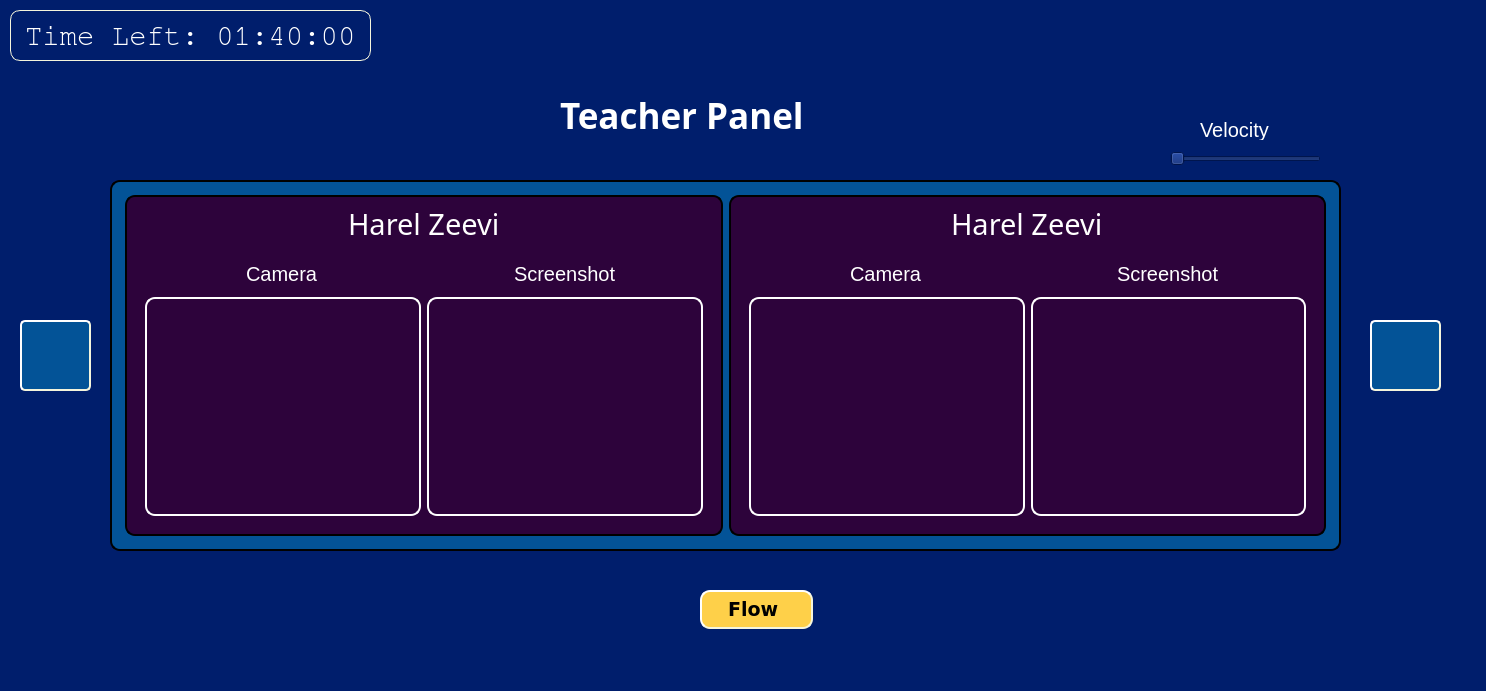
<?xml version="1.0" encoding="UTF-8"?>
<ui version="4.0">
 <class>Form</class>
 <widget class="QWidget" name="Form">
  <property name="geometry">
   <rect>
    <x>0</x>
    <y>0</y>
    <width>1486</width>
    <height>691</height>
   </rect>
  </property>
  <property name="windowTitle">
   <string>Form</string>
  </property>
  <property name="styleSheet">
   <string notr="true">background-color:#001E6C;</string>
  </property>
  <widget class="QLabel" name="label_3">
   <property name="geometry">
    <rect>
     <x>560</x>
     <y>90</y>
     <width>301</width>
     <height>51</height>
    </rect>
   </property>
   <property name="font">
    <font>
     <family>Sitka Text</family>
     <pointsize>26</pointsize>
     <weight>75</weight>
     <bold>true</bold>
     <underline>false</underline>
    </font>
   </property>
   <property name="styleSheet">
    <string notr="true">color: white;</string>
   </property>
   <property name="text">
    <string>Teacher Panel</string>
   </property>
  </widget>
  <widget class="QFrame" name="frame_55">
   <property name="geometry">
    <rect>
     <x>110</x>
     <y>180</y>
     <width>1231</width>
     <height>371</height>
    </rect>
   </property>
   <property name="styleSheet">
    <string notr="true">QFrame{
	border-style: outset;
	border-width: 2px;
	border-radius: 10px;
	border-color: black;
	padding: 4px;	
	background-color: #035397;
	botder: 1px solid white;
}</string>
   </property>
   <property name="frameShape">
    <enum>QFrame::StyledPanel</enum>
   </property>
   <property name="frameShadow">
    <enum>QFrame::Raised</enum>
   </property>
   <layout class="QGridLayout" name="gridLayout">
    <item row="0" column="1">
     <widget class="QFrame" name="frame_7">
      <property name="styleSheet">
       <string notr="true">background-color: #2D033B;
color: white;
padding: 0px;
margin: 0px;</string>
      </property>
      <property name="frameShape">
       <enum>QFrame::StyledPanel</enum>
      </property>
      <property name="frameShadow">
       <enum>QFrame::Raised</enum>
      </property>
      <layout class="QVBoxLayout" name="verticalLayout_4">
       <item alignment="Qt::AlignHCenter">
        <widget class="QLabel" name="label_11">
         <property name="maximumSize">
          <size>
           <width>16777215</width>
           <height>35</height>
          </size>
         </property>
         <property name="font">
          <font>
           <family>aakar</family>
           <pointsize>22</pointsize>
          </font>
         </property>
         <property name="styleSheet">
          <string notr="true">border: 0px;
padding: 0px;</string>
         </property>
         <property name="text">
          <string>Harel Zeevi</string>
         </property>
        </widget>
       </item>
       <item>
        <widget class="QFrame" name="frame_9">
         <property name="styleSheet">
          <string notr="true">border: 0px;
background-color: #2D033B;
color: white;
padding: 0px;
margin: 0px;</string>
         </property>
         <property name="frameShape">
          <enum>QFrame::StyledPanel</enum>
         </property>
         <property name="frameShadow">
          <enum>QFrame::Raised</enum>
         </property>
         <layout class="QGridLayout" name="gridLayout_5">
          <item row="2" column="1">
           <widget class="QFrame" name="frame_43">
            <property name="styleSheet">
             <string notr="true">border: 2px solid white;</string>
            </property>
            <property name="frameShape">
             <enum>QFrame::StyledPanel</enum>
            </property>
            <property name="frameShadow">
             <enum>QFrame::Raised</enum>
            </property>
           </widget>
          </item>
          <item row="1" column="0" alignment="Qt::AlignHCenter">
           <widget class="QLabel" name="label_12">
            <property name="maximumSize">
             <size>
              <width>16777215</width>
              <height>35</height>
             </size>
            </property>
            <property name="font">
             <font>
              <pointsize>15</pointsize>
             </font>
            </property>
            <property name="styleSheet">
             <string notr="true">border: 0px;
padding: 0px;</string>
            </property>
            <property name="text">
             <string>Camera</string>
            </property>
           </widget>
          </item>
          <item row="2" column="0">
           <widget class="QFrame" name="frame_44">
            <property name="styleSheet">
             <string notr="true">border: 2px solid white;</string>
            </property>
            <property name="frameShape">
             <enum>QFrame::StyledPanel</enum>
            </property>
            <property name="frameShadow">
             <enum>QFrame::Raised</enum>
            </property>
           </widget>
          </item>
          <item row="1" column="1" alignment="Qt::AlignHCenter">
           <widget class="QLabel" name="label_13">
            <property name="maximumSize">
             <size>
              <width>16777215</width>
              <height>35</height>
             </size>
            </property>
            <property name="font">
             <font>
              <family>Ubuntu</family>
              <pointsize>15</pointsize>
             </font>
            </property>
            <property name="styleSheet">
             <string notr="true">border: 0px;
padding: 0px;</string>
            </property>
            <property name="text">
             <string>Screenshot</string>
            </property>
           </widget>
          </item>
         </layout>
        </widget>
       </item>
      </layout>
     </widget>
    </item>
    <item row="0" column="0">
     <widget class="QFrame" name="frame_5">
      <property name="styleSheet">
       <string notr="true">background-color: #2D033B;
color: white;
padding: 0px;
margin: 0px;</string>
      </property>
      <property name="frameShape">
       <enum>QFrame::StyledPanel</enum>
      </property>
      <property name="frameShadow">
       <enum>QFrame::Raised</enum>
      </property>
      <layout class="QVBoxLayout" name="verticalLayout_2">
       <item alignment="Qt::AlignHCenter">
        <widget class="QLabel" name="label_7">
         <property name="maximumSize">
          <size>
           <width>16777215</width>
           <height>35</height>
          </size>
         </property>
         <property name="font">
          <font>
           <family>aakar</family>
           <pointsize>22</pointsize>
          </font>
         </property>
         <property name="styleSheet">
          <string notr="true">border: 0px;
padding: 0px;</string>
         </property>
         <property name="text">
          <string>Harel Zeevi</string>
         </property>
        </widget>
       </item>
       <item>
        <widget class="QFrame" name="frame_6">
         <property name="styleSheet">
          <string notr="true">border: 0px;
background-color: #2D033B;
color: white;
padding: 0px;
margin: 0px;</string>
         </property>
         <property name="frameShape">
          <enum>QFrame::StyledPanel</enum>
         </property>
         <property name="frameShadow">
          <enum>QFrame::Raised</enum>
         </property>
         <layout class="QGridLayout" name="gridLayout_3">
          <item row="2" column="1">
           <widget class="QFrame" name="frame_39">
            <property name="styleSheet">
             <string notr="true">border: 2px solid white;</string>
            </property>
            <property name="frameShape">
             <enum>QFrame::StyledPanel</enum>
            </property>
            <property name="frameShadow">
             <enum>QFrame::Raised</enum>
            </property>
           </widget>
          </item>
          <item row="1" column="0" alignment="Qt::AlignHCenter">
           <widget class="QLabel" name="label_6">
            <property name="maximumSize">
             <size>
              <width>16777215</width>
              <height>35</height>
             </size>
            </property>
            <property name="font">
             <font>
              <pointsize>15</pointsize>
             </font>
            </property>
            <property name="styleSheet">
             <string notr="true">border: 0px;
padding: 0px;</string>
            </property>
            <property name="text">
             <string>Camera</string>
            </property>
           </widget>
          </item>
          <item row="2" column="0">
           <widget class="QFrame" name="frame_40">
            <property name="styleSheet">
             <string notr="true">border: 2px solid white;</string>
            </property>
            <property name="frameShape">
             <enum>QFrame::StyledPanel</enum>
            </property>
            <property name="frameShadow">
             <enum>QFrame::Raised</enum>
            </property>
           </widget>
          </item>
          <item row="1" column="1" alignment="Qt::AlignHCenter">
           <widget class="QLabel" name="label_5">
            <property name="maximumSize">
             <size>
              <width>16777215</width>
              <height>35</height>
             </size>
            </property>
            <property name="font">
             <font>
              <family>Ubuntu</family>
              <pointsize>15</pointsize>
             </font>
            </property>
            <property name="styleSheet">
             <string notr="true">border: 0px;
padding: 0px;</string>
            </property>
            <property name="text">
             <string>Screenshot</string>
            </property>
           </widget>
          </item>
         </layout>
        </widget>
       </item>
      </layout>
     </widget>
    </item>
   </layout>
  </widget>
  <widget class="QLabel" name="label_37">
   <property name="geometry">
    <rect>
     <x>10</x>
     <y>10</y>
     <width>361</width>
     <height>51</height>
    </rect>
   </property>
   <property name="font">
    <font>
     <family>FreeMono</family>
     <pointsize>22</pointsize>
     <weight>50</weight>
     <bold>false</bold>
     <underline>false</underline>
    </font>
   </property>
   <property name="styleSheet">
    <string notr="true">color: beige;
border: 1px solid beige;
padding: 6px;
color: white;
border-radius: 10px;</string>
   </property>
   <property name="text">
    <string>Time Left: 01:40:00</string>
   </property>
  </widget>
  <widget class="QPushButton" name="next_btn">
   <property name="geometry">
    <rect>
     <x>1370</x>
     <y>320</y>
     <width>71</width>
     <height>71</height>
    </rect>
   </property>
   <property name="font">
    <font>
     <pointsize>13</pointsize>
    </font>
   </property>
   <property name="layoutDirection">
    <enum>Qt::LeftToRight</enum>
   </property>
   <property name="autoFillBackground">
    <bool>false</bool>
   </property>
   <property name="styleSheet">
    <string notr="true">QPushButton{
	background-color: #035397;
	border-style: outset;
	border-width: 2px;
	border-radius:5px;
	border-color: beige;
	padding: 0px;
}
QPushButton:hover{
	background-color: #7289DA;
}</string>
   </property>
   <property name="text">
    <string/>
   </property>
   <property name="icon">
    <iconset resource="../res.qrc">
     <normaloff>:/icons/icons/next.png</normaloff>:/icons/icons/next.png</iconset>
   </property>
   <property name="iconSize">
    <size>
     <width>170</width>
     <height>170</height>
    </size>
   </property>
  </widget>
  <widget class="QPushButton" name="previous_btn">
   <property name="geometry">
    <rect>
     <x>20</x>
     <y>320</y>
     <width>71</width>
     <height>71</height>
    </rect>
   </property>
   <property name="sizePolicy">
    <sizepolicy hsizetype="Minimum" vsizetype="MinimumExpanding">
     <horstretch>0</horstretch>
     <verstretch>0</verstretch>
    </sizepolicy>
   </property>
   <property name="font">
    <font>
     <pointsize>13</pointsize>
    </font>
   </property>
   <property name="cursor">
    <cursorShape>SizeHorCursor</cursorShape>
   </property>
   <property name="layoutDirection">
    <enum>Qt::RightToLeft</enum>
   </property>
   <property name="styleSheet">
    <string notr="true">QPushButton{
	background-color: #035397;
	border-style: outset;
	border-width: 2px;
	border-radius:5px;
	border-color: beige;
	padding: 0px;
}
QPushButton:hover{
	background-color: #7289DA;
}</string>
   </property>
   <property name="text">
    <string/>
   </property>
   <property name="icon">
    <iconset resource="../res.qrc">
     <normaloff>:/icons/icons/previous.png</normaloff>:/icons/icons/previous.png</iconset>
   </property>
   <property name="iconSize">
    <size>
     <width>170</width>
     <height>170</height>
    </size>
   </property>
  </widget>
  <widget class="QPushButton" name="flow_btn">
   <property name="geometry">
    <rect>
     <x>700</x>
     <y>590</y>
     <width>113</width>
     <height>39</height>
    </rect>
   </property>
   <property name="font">
    <font>
     <family>DejaVu Sans</family>
     <pointsize>14</pointsize>
     <weight>75</weight>
     <italic>false</italic>
     <bold>true</bold>
     <strikeout>false</strikeout>
     <kerning>false</kerning>
    </font>
   </property>
   <property name="styleSheet">
    <string notr="true">QPushButton{
	background-color: #FED049;
	border-style: outset;
	border-width: 2px;
	border-radius: 10px;
	border-color: beige;
	padding: 6px;
}

QPushButton:hover{
		background-color: #7289DA;
		color: white;
}</string>
   </property>
   <property name="text">
    <string>Flow </string>
   </property>
  </widget>
  <widget class="QSlider" name="horizontalSlider">
   <property name="geometry">
    <rect>
     <x>1170</x>
     <y>150</y>
     <width>151</width>
     <height>17</height>
    </rect>
   </property>
   <property name="orientation">
    <enum>Qt::Horizontal</enum>
   </property>
  </widget>
  <widget class="QLabel" name="label">
   <property name="geometry">
    <rect>
     <x>1200</x>
     <y>120</y>
     <width>101</width>
     <height>20</height>
    </rect>
   </property>
   <property name="font">
    <font>
     <pointsize>15</pointsize>
    </font>
   </property>
   <property name="styleSheet">
    <string notr="true">color: white;</string>
   </property>
   <property name="text">
    <string>Velocity</string>
   </property>
  </widget>
 </widget>
 <resources>
  <include location="../res.qrc"/>
 </resources>
 <connections/>
</ui>
